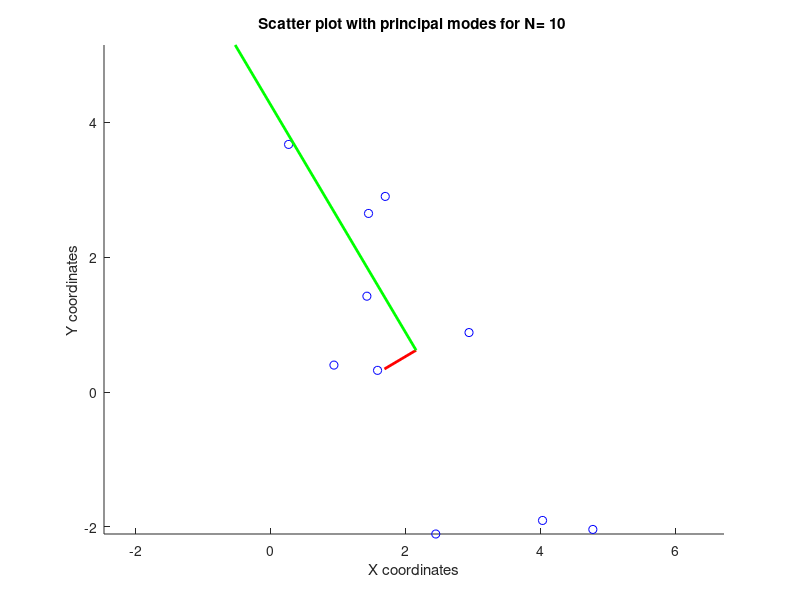
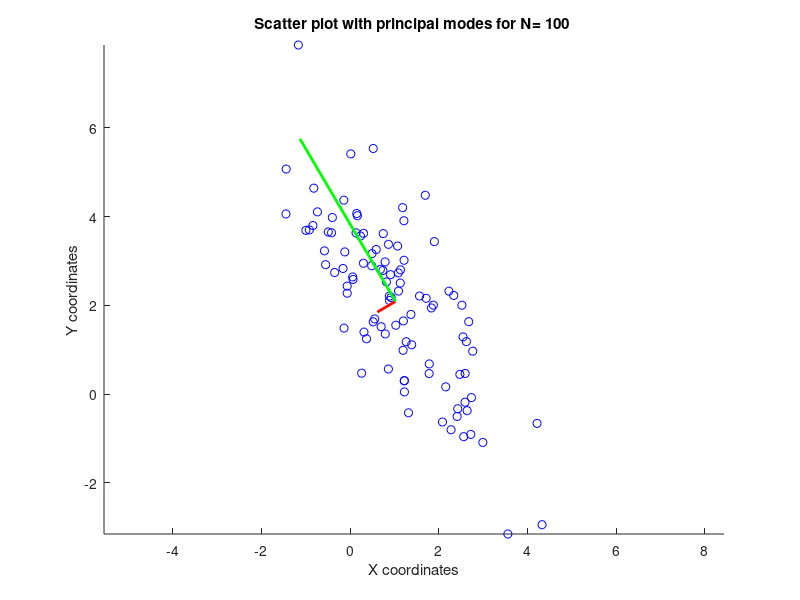
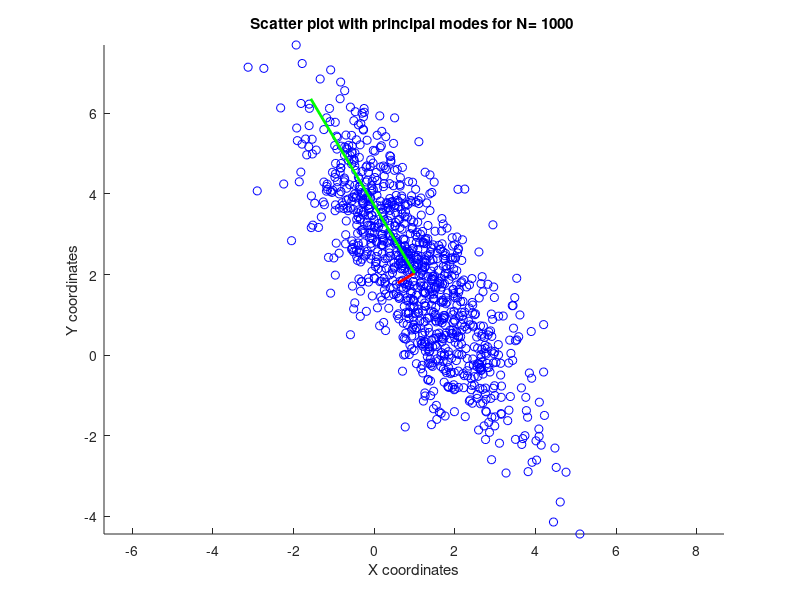
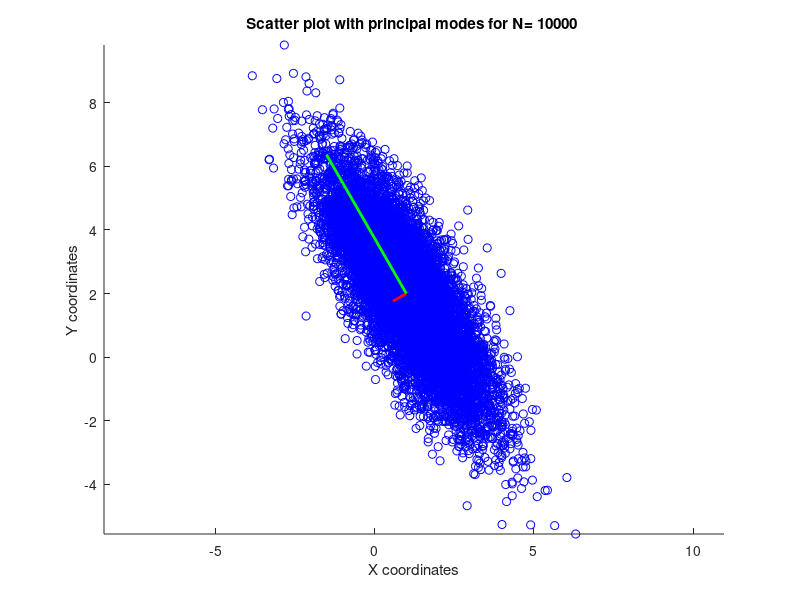

Write the MATLAB code that produced these figures, in order.
rng(0);
N_List = [10,100,1000,10000,100000];
% To store all errors for each experiment for each N
all_errors_mu=zeros(100,5); 
all_errors_C=zeros(100,5);
mu = [1;2]; % Mean Matrix
C = [1.6250,-1.9486;-1.9486,3.8750]; % Covariance Matrix
[V,D]=eig(C); % To store the eigen vectors and eigen values
A=V*D^(0.5); % Calculating A from C = A*transpose(A)
for i=1:size(N_List,2)
   N = N_List(1,i);
   % To store the errors for a particular N
   error_mu=zeros(100,1);
   error_C=zeros(100,1);
   % To repeat the experiment 100 times for each N
   for j=1:100
      X = bsxfun(@plus,A*randn(2,N),mu);
      mu_est = sum(X,2)/N;
      C_est=((bsxfun(@minus,X,mu_est))*transpose(bsxfun(@minus,X,mu_est)))/N;
      error_mu(j,1) = norm(mu-mu_est,2)/norm(mu,2);
      error_C(j,1) = norm(C-C_est,'fro')/norm(C,'fro');
      % For plotting a particular case from 100 cases
      if(j==50)
			figure(i+2);
			scatter(X(1,:),X(2,:),'b');
			[V1,D1]=eig(C_est);
			hold on;
			pt1=(mu_est+D1(1,1)*V1(:,1));
			pt2=(mu_est+D1(2,2)*V1(:,2));
			plot([mu_est(1),pt1(1)],[mu_est(2),pt1(2)],'r','LineWidth',2);
			plot([mu_est(1),pt2(1)],[mu_est(2),pt2(2)],'g','LineWidth',2);
			title(sprintf('Scatter plot with principal modes for N= %d ', N));
			xlabel('X coordinates');
			ylabel('Y coordinates');
			axis equal;
			hold off;
            saveas(figure(i+2),sprintf('../results/ques2_scatter_N_%d.png', N));
      end
   end
   all_errors_mu(:,i) = error_mu;
   all_errors_C(:,i) = error_C;
end
figure(1);
boxplot(all_errors_mu);
title('Error of MLE estimate of \mu vs log_1_0N');
xlabel('log_1_0N');
ylabel('Error between \mu and \mu_e_s_t');
saveas(figure(1),'../results/ques2_error_mean.png')
figure(2);
boxplot(all_errors_C);
title('Error of MLE estimate of C vs log_1_0N');
xlabel('log_1_0N');
ylabel('Error between C and C_e_s_t');
saveas(figure(2),'../results/ques2_error_C.png')